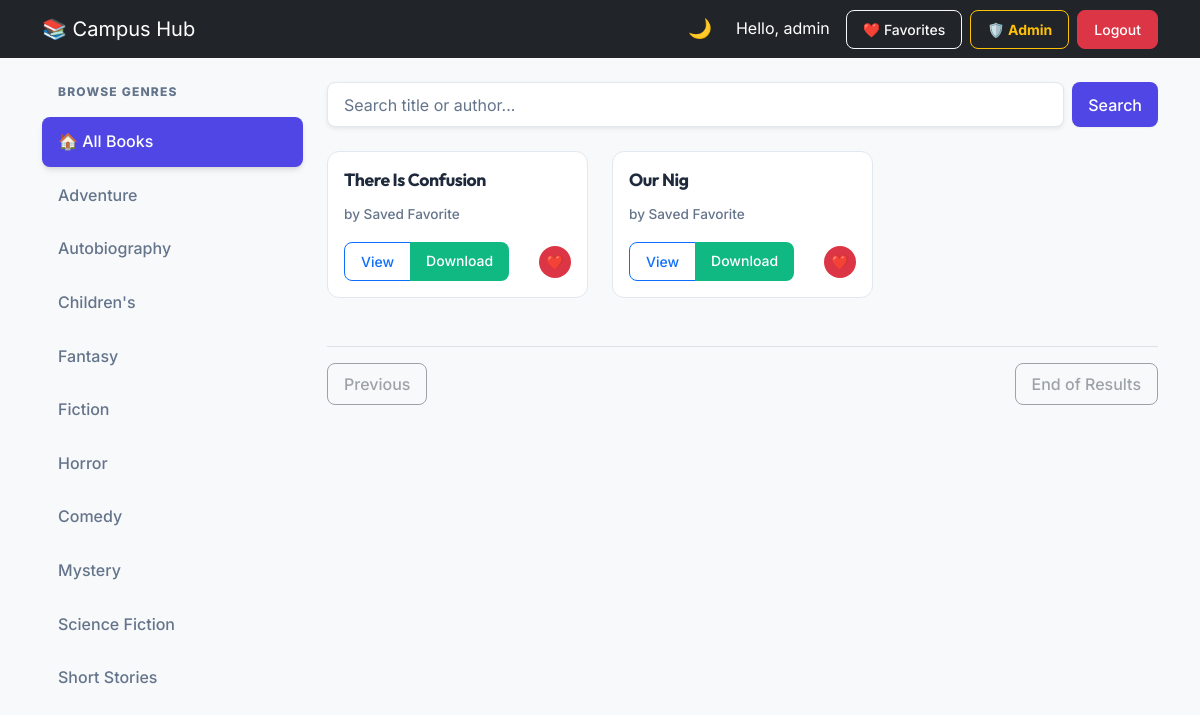
The app's page /my_favorites (signed in) with its own data.
### models.py (models this page shows, shortened)
class User(db.Model, UserMixin):
    id = db.Column(db.Integer, primary_key=True)
    username = db.Column(db.String(150), unique=True, nullable=False)
    password_hash = db.Column(db.String(200), nullable=False)
    is_admin = db.Column(db.Boolean, default=False)
    favorites = db.relationship(
        "Favorite", backref="user", lazy=True, cascade="all, delete-orphan"
    )

class Favorite(db.Model):
    id = db.Column(db.Integer, primary_key=True)
    user_id = db.Column(db.Integer, db.ForeignKey("user.id"), nullable=False)
    book_url = db.Column(db.String(500), nullable=False)
    book_title = db.Column(db.String(500), nullable=False)

### app.py (the view)
@app.route("/my_favorites")
@login_required
def my_favorites():
    user_favs = Favorite.query.filter_by(user_id=current_user.id).all()
    fav_urls = [f.book_url for f in user_favs]
    formatted_books = []
    for fav in user_favs:
        formatted_books.append(
            {
                "title": fav.book_title,
                "link": fav.book_url,
                "summary": "Saved Favorite",  # Placeholder
            }
        )
    return render_template(
        "index.html",
        books=formatted_books,
        current_page=1,
        has_next=False,
        is_favorites=True,
        fav_urls=fav_urls,
    )

### app.py (called while the page is built)
@login_manager.user_loader
def load_user(user_id):
    return db.session.get(User, int(user_id))

### templates/index.html (shortened to what this page needs)
{% extends "base.html" %}  {% block content %}
<div class="row">
  <div class="col-md-3 mb-4 d-none d-md-block">
    <div class="filter-sidebar sticky-top" style="top: 20px; z-index: 1">
      <div class="filter-header">Browse Genres</div>
      <a
        href="{{ url_for('home', query=search_query) }}"
        class="filter-item {{ 'active' if not current_category else '' }}"
      >
        <span>🏠 All Books</span>
      </a>
      <a
        href="{{ url_for('category', category_name='adventure', query=search_query) }}"
        class="filter-item {{ 'active' if current_category == 'adventure' else '' }}"
      >
        <span>Adventure</span>
      </a>
      <a
        href="{{ url_for('category', category_name='autobiography', query=search_query) }}"
        class="filter-item {{ 'active' if current_category == 'autobiography' else '' }}"
      >
        <span>Autobiography</span>
      </a>
      <a
        href="{{ url_for('category', category_name='childrens', query=search_query) }}"
        class="filter-item {{ 'active' if current_category == 'childrens' else '' }}"
      >
        <span>Children's</span>
      </a>
      <a
        href="{{ url_for('category', category_name='fantasy', query=search_query) }}"
        class="filter-item {{ 'active' if current_category == 'fantasy' else '' }}"
      >
        <span>Fantasy</span>
      </a>
      <a
        href="{{ url_for('category', category_name='fiction', query=search_query) }}"
        class="filter-item {{ 'active' if current_category == 'fiction' else '' }}"
      >
        <span>Fiction</span>
      </a>
      <a
        href="{{ url_for('category', category_name='horror', query=search_query) }}"
        class="filter-item {{ 'active' if current_category == 'horror' else '' }}"
      >
        <span>Horror</span>
      </a>
      <a
        href="{{ url_for('category', category_name='comedy', query=search_query) }}"
        class="filter-item {{ 'active' if current_category == 'comedy' else '' }}"
      >
        <span>Comedy</span>
      </a>
      <a
        href="{{ url_for('category', category_name='mystery', query=search_query) }}"
        class="filter-item {{ 'active' if current_category == 'mystery' else '' }}"
      >
        <span>Mystery</span>
      </a>
      <a
        href="{{ url_for('category', category_name='science-fiction', query=search_query) }}"
        class="filter-item {{ 'active' if current_category == 'science-fiction' else '' }}"
      >
        <span>Science Fiction</span>
      </a>
      <a
        href="{{ url_for('category', category_name='shorts', query=search_query) }}"
        class="filter-item {{ 'active' if current_category == 'shorts' else '' }}"
      >
        <span>Short Stories</span>
      </a>
    </div>
  </div>
  <div class="col-md-9">
    <div class="row mb-4">
      <div class="col-md-12">
        <form action="{{ url_for('home') }}" method="GET" class="d-flex">
          <input
            type="text"
            name="query"
            class="form-control me-2 shadow-sm"
            placeholder="Search title or author..."
            value="{{ search_query if search_query else '' }}"
          />
          <button type="submit" class="btn btn-primary">Search</button>
        </form>
      </div>
    </div>
    <div class="row">
      {% for book in books %}
      <div class="col-md-4 mb-4">
        <div class="book-card h-100 d-flex flex-column p-3">
          <div class="card-body p-0 d-flex flex-column flex-grow-1">
            <h5 class="card-title fw-bold mb-2">{{ book.title }}</h5>
            <p class="card-text mb-3">
              <small>by {{ book.summary }}</small>
            </p>
            <div
              class="mt-auto d-flex justify-content-between align-items-center"
            >
              <div class="btn-group">
                <a
                  href="{{ url_for('show_details', url=book.link, page=current_page, query=search_query) }}"
                  class="btn btn-sm btn-outline-primary"
                >
                  View
                </a>
                <a
                  href="{{ url_for('download_book', url=book.link) }}"
                  class="btn btn-sm btn-success"
                  target="_blank"
                >
                  Download
                </a>
              </div>
              {% if current_user.is_authenticated %} {% if book.link in fav_urls
              %}
              <a
                href="{{ url_for('remove_favorite', url=book.link) }}"
                class="btn btn-sm btn-danger border-0 rounded-circle"
                style="
                  width: 32px;
                  height: 32px;
                  display: flex;
                  align-items: center;
                  justify-content: center;
                "
                title="Remove from Favorites"
              >
                ❤️
              </a>
              {% endif %} {% endif %}
            </div>
          </div>
        </div>
      </div>
      {% endfor %}
    </div>
    <div class="d-flex justify-content-between my-4 pt-3 border-top">
      <div>
        {% if current_page > 1 %} {% if current_category %}
        <a
          href="{{ url_for('category', category_name=current_category, page=current_page-1, query=search_query) }}"
          class="btn btn-outline-primary"
          >&larr; Previous</a
        >
        {% else %}
        <a
          href="{{ url_for('home', page=current_page-1, query=search_query) }}"
          class="btn btn-outline-primary"
          >&larr; Previous</a
        >
        {% endif %} {% else %}
        <button class="btn btn-outline-secondary" disabled>Previous</button>
        {% endif %}
      </div>
      <div>
        {% if has_next %} {% if current_category %}
        <a
          href="{{ url_for('category', category_name=current_category, page=current_page+1, query=search_query) }}"
          class="btn btn-primary shadow-sm"
          >Next &rarr;</a
        >
        {% else %}
        <a
          href="{{ url_for('home', page=current_page+1, query=search_query) }}"
          class="btn btn-primary shadow-sm"
          >Next &rarr;</a
        >
        {% endif %} {% else %}
        <button class="btn btn-outline-secondary" disabled>
          End of Results
        </button>
        {% endif %}
      </div>
    </div>
  </div>
</div>
{% endblock %}

### templates/base.html (shortened to what this page needs)
<!DOCTYPE html>
<html lang="en" data-bs-theme="light">
  <head>
    <link
      href="https://cdn.jsdelivr.net/npm/bootstrap@5.3.0/dist/css/bootstrap.min.css"
      rel="stylesheet"
    />
    <link
      rel="stylesheet"
      href="{{ url_for('static', filename='styles.css') }}"
    />
  </head>
  <body class="bg-body-tertiary">
    <nav class="navbar navbar-dark bg-dark mb-4">
      <div class="container d-flex justify-content-between align-items-center">
        <a class="navbar-brand" href="{{ url_for('home') }}">📚 Campus Hub</a>
        <div class="d-flex align-items-center">
          <button
            id="darkModeToggle"
            class="btn btn-link text-white text-decoration-none me-3"
            title="Toggle Dark Mode"
          >
          </button>
          {% if current_user.is_authenticated %}
          <span class="text-white me-3 d-none d-md-inline"
            >Hello, {{ current_user.username }}</span
          >
          <a
            href="{{ url_for('my_favorites') }}"
            class="btn btn-sm btn-outline-light me-2"
            >❤️ Favorites</a
          >
          {% if current_user.is_admin %}
          <a
            href="{{ url_for('admin_dashboard') }}"
            class="btn btn-sm btn-outline-warning fw-bold me-2"
            >🛡️ Admin</a
          >
          {% endif %}
          <a href="{{ url_for('logout') }}" class="btn btn-sm btn-danger"
            >Logout</a
          >
          {% endif %}
        </div>
      </div>
    </nav>
    <div class="container">
       {% block content %} {% endblock %}
    </div>
  </body>
</html>

### static/styles.css (style rules this page uses)
:root { --primary-color: #4f46e5; --primary-hover: #4338ca; --secondary-color: #64748b; --accent-color: #10b981; --danger-color: #ef4444; --bg-color: #f8fafc; --card-bg: #ffffff; --card-border: #e2e8f0; --text-main: #1e293b; --text-muted: #64748b; --shadow-sm: 0 1px 2px 0 rgb(0 0 0 / 0.05); --shadow-md: 0 4px 6px -1px rgb(0 0 0 / 0.1), 0 2px 4px -2px rgb(0 0 0 / 0.1); --shadow-lg: 0 10px 15px -3px rgb(0 0 0 / 0.1), 0 4px 6px -4px rgb(0 0 0 / 0.1); --radius-md: 0.75rem; --radius-lg: 1rem; }
body { background-color: var(--bg-color); font-family: 'Inter', sans-serif; color: var(--text-main); line-height: 1.6; -webkit-font-smoothing: antialiased; transition: background-color 0.3s ease, color 0.3s ease; }
h1, h2, h3, h4, h5 { font-family: 'Outfit', sans-serif; color: var(--text-main); font-weight: 700; letter-spacing: -0.025em; }
a { text-decoration: none; transition: color 0.2s; }
.book-card { background: var(--card-bg); border: 1px solid var(--card-border); border-radius: var(--radius-md); transition: all 0.3s cubic-bezier(0.4, 0, 0.2, 1); overflow: hidden; }
.card-title { font-size: 1.1rem; line-height: 1.4; margin-bottom: 0.5rem; color: var(--text-main); }
.card-text small { color: var(--text-muted); font-size: 0.85rem; font-weight: 500; }
#darkModeToggle { border-radius: 50%; width: 40px; height: 40px; display: flex; align-items: center; justify-content: center; transition: all 0.3s ease; }
.btn { border-radius: 0.5rem; font-weight: 500; padding: 0.5rem 1rem; transition: all 0.2s; }
.btn-primary { background-color: var(--primary-color); border: none; box-shadow: var(--shadow-sm); color: white; }
.btn-success { background-color: var(--accent-color); border: none; color: white; }
.filter-sidebar { background: transparent; box-shadow: none; border: none; }
.filter-header { background: transparent; color: var(--text-muted); font-size: 0.75rem; font-weight: 800; letter-spacing: 0.1em; text-transform: uppercase; padding: 0 0 1rem 1rem; border: none; }
.filter-item { border: none; background: transparent; color: var(--text-muted); font-weight: 500; padding: 0.75rem 1rem; margin-bottom: 0.25rem; border-radius: 0.5rem; transition: all 0.2s; display: flex; align-items: center; }
.filter-item span { position: relative; z-index: 2; }
.filter-item.active { background-color: var(--primary-color); color: white; box-shadow: var(--shadow-md); }
.form-control, .form-select { border-radius: 0.5rem; border: 1px solid var(--card-border); padding: 0.6rem 1rem; background-color: var(--card-bg); color: var(--text-main); }
.form-control::placeholder { color: var(--text-muted); }

### templates/base.html (style rules this page uses)
body, .navbar, .card, .form-control, .list-group-item { transition: background-color 0.3s ease, color 0.3s ease, border-color 0.3s ease; }
#darkModeToggle { border: none; background: transparent; font-size: 1.2rem; padding: 0 10px; line-height: 1; }

### records on screen
User: username "admin"
Favorite: title "There Is Confusion", summary "Saved Favorite"
Favorite: title "Our Nig", summary "Saved Favorite"
